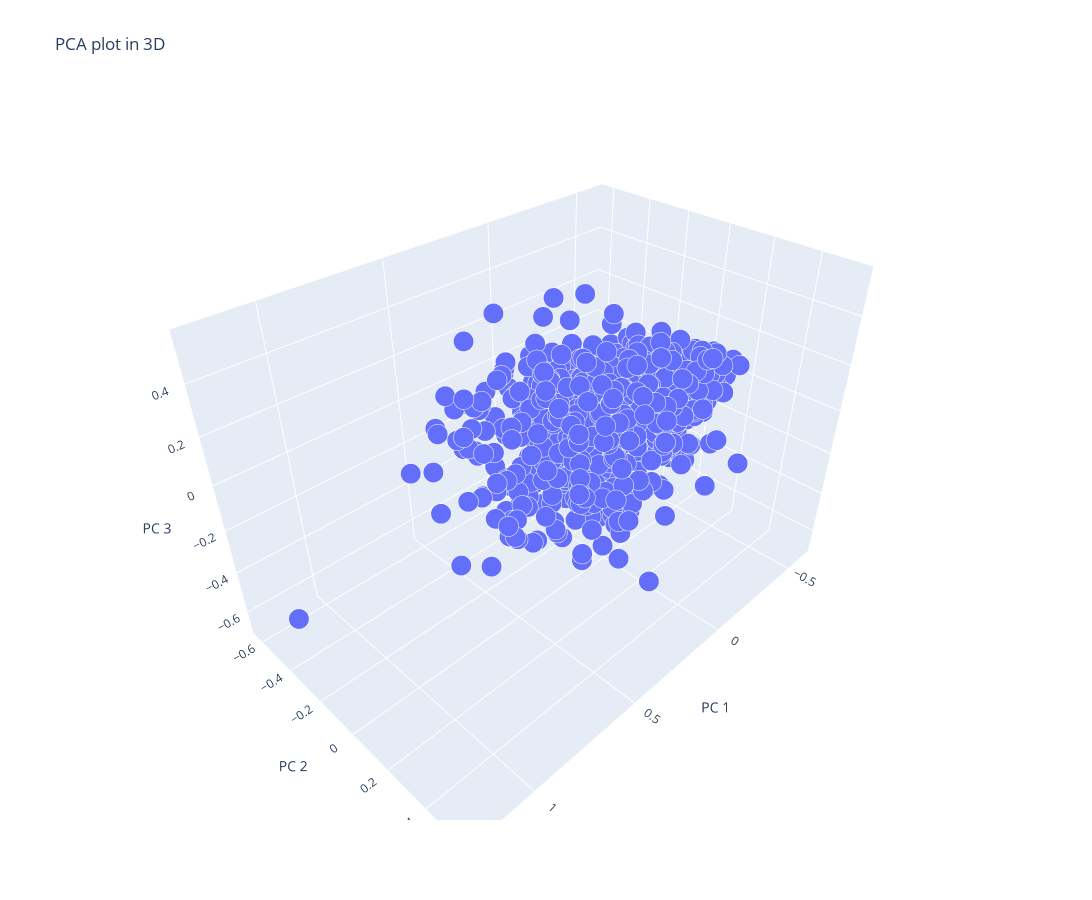

Notebook code cell kept with this figure:
### Code cell
PCAplot3D(X)

### Figure 1 — Plotly figure (JSON) as saved in the notebook; plotly's stock layout.template omitted (floating-point values rounded to 4 significant figures; data arrays with more than 128 entries replaced by an {"elided": "..."} marker saying what was removed)
{"data": [{"hovertemplate": "PC 1=%{x}<br>PC 2=%{y}<br>PC 3=%{z}<br>size=%{marker.size}<extra></extra>", "legendgroup": "", "marker": {"color": "#636efa", "opacity": 1, "size": {"elided": "1040 float values"}, "sizemode": "area", "sizeref": 0.00025, "symbol": "circle"}, "mode": "markers", "name": "", "scene": "scene", "showlegend": false, "type": "scatter3d", "x": {"elided": "1040 float values"}, "y": {"elided": "1040 float values"}, "z": {"elided": "1040 float values"}}], "layout": {"height": 900, "legend": {"itemsizing": "constant", "tracegroupgap": 0}, "scene": {"domain": {"x": [0, 1], "y": [0, 1]}, "xaxis": {"title": {"text": "PC 1"}}, "yaxis": {"title": {"text": "PC 2"}}, "zaxis": {"title": {"text": "PC 3"}}}, "title": {"text": "PCA plot in 3D"}, "width": 1200}}
